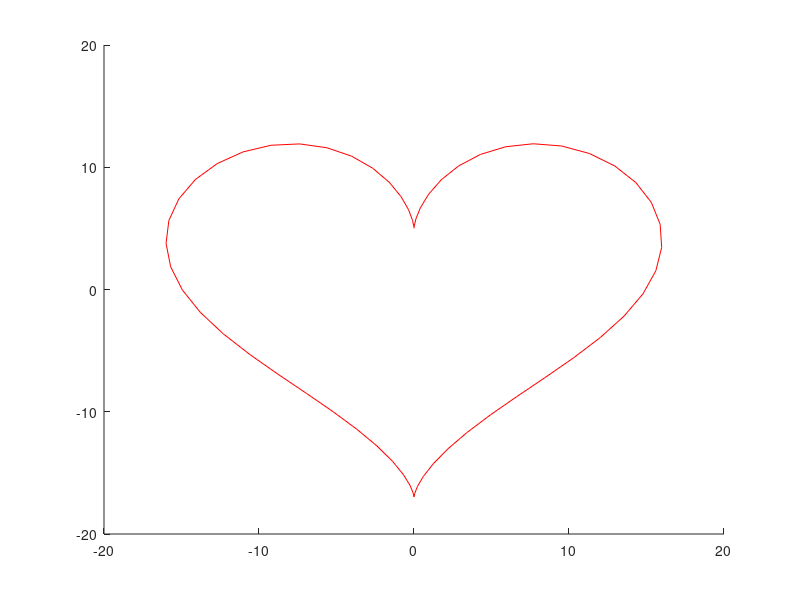

Recreate this plot in MATLAB.
clear all
close all

x=@(t) 16*sin(t)^3; % задаем лямбда-выражением функцию x(t) 
y=@(t) 13*cos(t)-5*cos(2*t)-2*cos(3*t)-cos(4*t); % задаем лямбда-выражением функцию y(t)

t = 0;
x0 = 0;
y0 = 5;

figure
axis([-20 20 -20 20]); % задаем размеры осей
hold on

while t <=2*pi
    plot([x0, x(t)],[y0, y(t)],"r") % рисуем сердце по линиям
    x0 = x(t); % запоминаем текущую точку
    y0 = y(t);
    t = t + 0.1;
    pause(0.1); % задержка выполнения программы
end
    